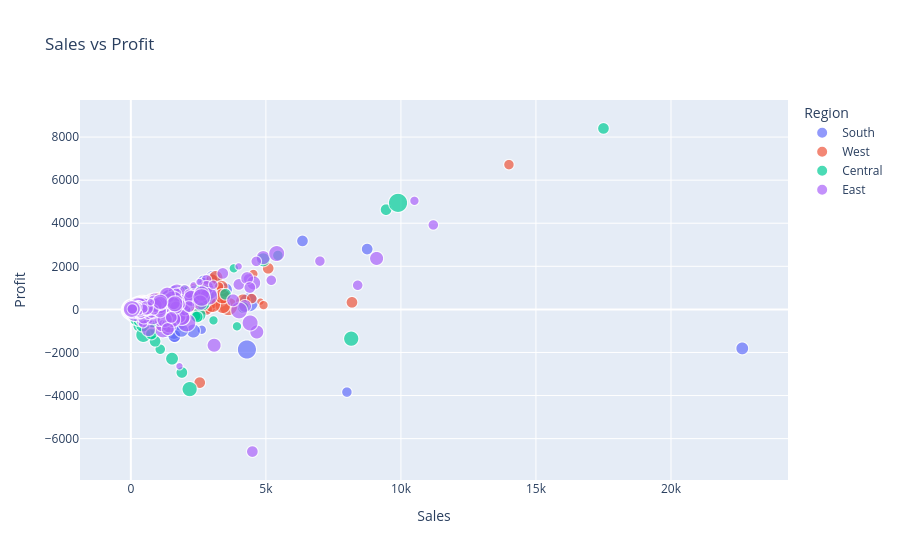

Write notebook code for a chart like this one.
### Code cell
fig = px.scatter(df, x='Sales',y='Profit',color='Region',size='Quantity',title='Sales vs Profit')
fig.show()

### Figure 1 — Plotly figure (JSON) as saved in the notebook; plotly's stock layout.template omitted (floating-point values rounded to 4 significant figures; data arrays with more than 128 entries replaced by an {"elided": "..."} marker saying what was removed)
{"data": [{"hovertemplate": "Region=South<br>Sales=%{x}<br>Profit=%{y}<br>Quantity=%{marker.size}<extra></extra>", "legendgroup": "South", "marker": {"color": "#636efa", "size": {"elided": "1620 int values"}, "sizemode": "area", "sizeref": 0.035, "symbol": "circle"}, "mode": "markers", "name": "South", "showlegend": true, "type": "scattergl", "x": {"elided": "1620 float values"}, "xaxis": "x", "y": {"elided": "1620 float values"}, "yaxis": "y"}, {"hovertemplate": "Region=West<br>Sales=%{x}<br>Profit=%{y}<br>Quantity=%{marker.size}<extra></extra>", "legendgroup": "West", "marker": {"color": "#EF553B", "size": {"elided": "3203 int values"}, "sizemode": "area", "sizeref": 0.035, "symbol": "circle"}, "mode": "markers", "name": "West", "showlegend": true, "type": "scattergl", "x": {"elided": "3203 float values"}, "xaxis": "x", "y": {"elided": "3203 float values"}, "yaxis": "y"}, {"hovertemplate": "Region=Central<br>Sales=%{x}<br>Profit=%{y}<br>Quantity=%{marker.size}<extra></extra>", "legendgroup": "Central", "marker": {"color": "#00cc96", "size": {"elided": "2323 int values"}, "sizemode": "area", "sizeref": 0.035, "symbol": "circle"}, "mode": "markers", "name": "Central", "showlegend": true, "type": "scattergl", "x": {"elided": "2323 float values"}, "xaxis": "x", "y": {"elided": "2323 float values"}, "yaxis": "y"}, {"hovertemplate": "Region=East<br>Sales=%{x}<br>Profit=%{y}<br>Quantity=%{marker.size}<extra></extra>", "legendgroup": "East", "marker": {"color": "#ab63fa", "size": {"elided": "2848 int values"}, "sizemode": "area", "sizeref": 0.035, "symbol": "circle"}, "mode": "markers", "name": "East", "showlegend": true, "type": "scattergl", "x": {"elided": "2848 float values"}, "xaxis": "x", "y": {"elided": "2848 float values"}, "yaxis": "y"}], "layout": {"legend": {"itemsizing": "constant", "title": {"text": "Region"}, "tracegroupgap": 0}, "title": {"text": "Sales vs Profit"}, "xaxis": {"anchor": "y", "domain": [0, 1], "title": {"text": "Sales"}}, "yaxis": {"anchor": "x", "domain": [0, 1], "title": {"text": "Profit"}}}}
